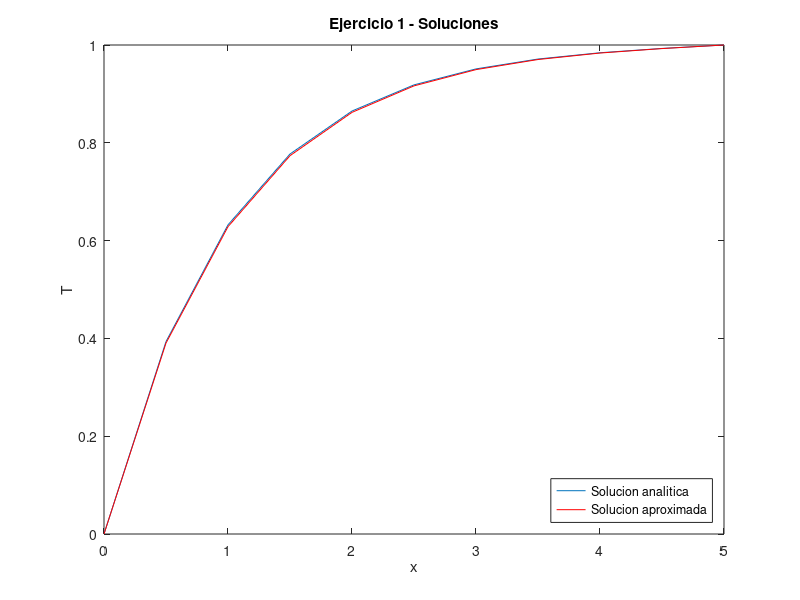
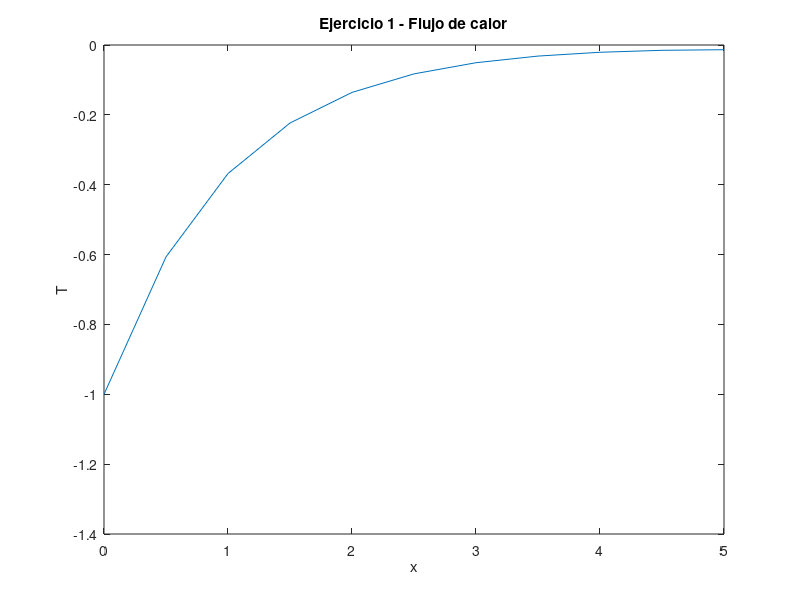

Write MATLAB code to recreate these figures, in order.
close all
clear all
clc
% ------------------------------------------------
% datos
% longitud de la malla
L=5;
% paso de la malla
dx=0.5;
% nodos de la malla
x=0:dx:L;

% factores
A=exp(-L)/(exp(L)-exp(-L));
B=exp(L)/(exp(-L)-exp(L));

% solucion analitica
y=exp(x)*A+exp(-x)*B+1;

% grafica la solucion analitica
figure;
plot(x,y);
title('Ejercicio 1 - Soluciones');
xlabel('x');
ylabel('T');
% ------------------------------------------------
% valores de nodos en la frontera
Tl=0;
Tr=1;

% cantidad de nodos de la malla
n=length(x)-2;

% define los nodos centrales
nodo=[1 -(2+dx.^2) 1];

% define la matriz K
K=zeros(n,n);
f=zeros(n,1);

% arma la matriz y el vector de terminos independientes
% primer nodo
K(1,(1:2))=nodo(2:3);
f(1)=-(dx.^2+Tl);

% nodos intermedios
for k=2:n-1
    K(k,(k-1:k+1))=nodo;
    f(k)=-dx.^2;
end

% ultimo nodo
K(n,(n-1:n))=nodo(1:2);
f(n)=-(dx.^2+Tr);

% resuelve el sistema
phi=K\f;

% agrega los nodos de la frontera
phi=[Tl; phi; Tr];

% grafica la solucion aproximada
hold on;
plot(x,phi,'r');
legend('Solucion analitica','Solucion aproximada','location','SouthEast');
% ------------------------------------------------
% flujo de calor
q=-exp(x)*A+exp(-x)*B;

% grafica el flujo de calor
figure;
plot(x,q);
title('Ejercicio 1 - Flujo de calor');
xlabel('x');
ylabel('T');
% ------------------------------------------------